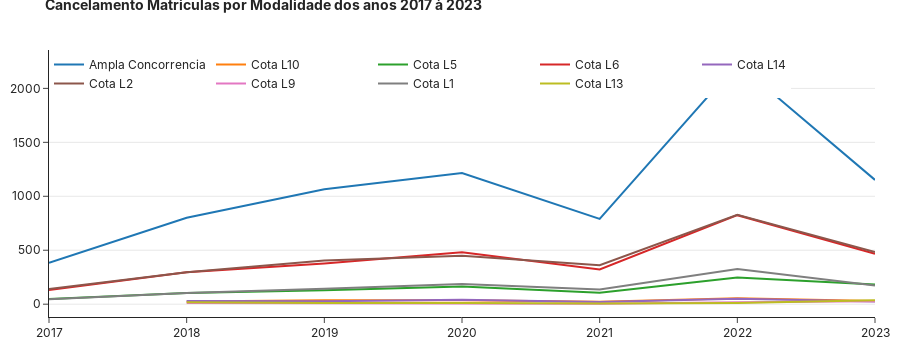

Notebook source saved alongside this figure:
### Code cell
CancelamentoMatricularPlot(data).show()

### Figure 1 — Plotly figure (JSON) as saved in the notebook; plotly's stock layout.template omitted (floating-point values rounded to 4 significant figures)
{"data": [{"hoverlabel": {"font": {"size": 16}}, "hovertemplate": "<b>%{meta[0]} (%{meta[1]})<b> - %{y}<extra></extra>", "meta": ["Ampla Concorrência", "Ampla Concorrencia"], "mode": "lines", "name": "Ampla Concorrencia", "type": "scatter", "x": [2017, 2018, 2019, 2020, 2021, 2022, 2023], "y": [383, 801, 1066, 1216, 790, 2232, 1152]}, {"hoverlabel": {"font": {"size": 16}}, "hovertemplate": "<b>%{meta[0]} (%{meta[1]})<b> - %{y}<extra></extra>", "meta": ["Deficiência + PPI + Escola Pública + Renda ≤ 1.5 SM", "Cota L10"], "mode": "lines", "name": "Cota L10", "type": "scatter", "x": [2018, 2019, 2020, 2021, 2022, 2023], "y": [26, 36, 36, 22, 56, 29]}, {"hoverlabel": {"font": {"size": 16}}, "hovertemplate": "<b>%{meta[0]} (%{meta[1]})<b> - %{y}<extra></extra>", "meta": ["Escola Pública (Sem critério de renda)", "Cota L5"], "mode": "lines", "name": "Cota L5", "type": "scatter", "x": [2017, 2018, 2019, 2020, 2021, 2022, 2023], "y": [47, 104, 129, 163, 107, 248, 183]}, {"hoverlabel": {"font": {"size": 16}}, "hovertemplate": "<b>%{meta[0]} (%{meta[1]})<b> - %{y}<extra></extra>", "meta": ["Escola Pública + PPI (Sem critério de renda)", "Cota L6"], "mode": "lines", "name": "Cota L6", "type": "scatter", "x": [2017, 2018, 2019, 2020, 2021, 2022, 2023], "y": [131, 295, 376, 482, 321, 825, 467]}, {"hoverlabel": {"font": {"size": 16}}, "hovertemplate": "<b>%{meta[0]} (%{meta[1]})<b> - %{y}<extra></extra>", "meta": ["Deficiência + PPI + Escola Pública (Sem critério de renda)", "Cota L14"], "mode": "lines", "name": "Cota L14", "type": "scatter", "x": [2018, 2019, 2020, 2021, 2022, 2023], "y": [29, 27, 42, 20, 50, 26]}, {"hoverlabel": {"font": {"size": 16}}, "hovertemplate": "<b>%{meta[0]} (%{meta[1]})<b> - %{y}<extra></extra>", "meta": ["Escola Pública + Renda ≤ 1.5 SM + PPI", "Cota L2"], "mode": "lines", "name": "Cota L2", "type": "scatter", "x": [2017, 2018, 2019, 2020, 2021, 2022, 2023], "y": [141, 297, 404, 450, 361, 829, 484]}, {"hoverlabel": {"font": {"size": 16}}, "hovertemplate": "<b>%{meta[0]} (%{meta[1]})<b> - %{y}<extra></extra>", "meta": ["Deficiência + Escola Pública + Renda ≤ 1.5 SM", "Cota L9"], "mode": "lines", "name": "Cota L9", "type": "scatter", "x": [2018, 2019, 2020, 2021, 2022, 2023], "y": [10, 9, 13, 5, 19, 28]}, {"hoverlabel": {"font": {"size": 16}}, "hovertemplate": "<b>%{meta[0]} (%{meta[1]})<b> - %{y}<extra></extra>", "meta": ["Escola Pública + Renda ≤ 1.5 SM", "Cota L1"], "mode": "lines", "name": "Cota L1", "type": "scatter", "x": [2017, 2018, 2019, 2020, 2021, 2022, 2023], "y": [46, 104, 144, 188, 137, 325, 172]}, {"hoverlabel": {"font": {"size": 16}}, "hovertemplate": "<b>%{meta[0]} (%{meta[1]})<b> - %{y}<extra></extra>", "meta": ["Deficiência + Escola Pública (Sem critério de renda)", "Cota L13"], "mode": "lines", "name": "Cota L13", "type": "scatter", "x": [2018, 2019, 2020, 2021, 2022, 2023], "y": [18, 10, 12, 7, 10, 37]}], "layout": {"font": {"family": "Inter, sans-serif"}, "height": 350, "hovermode": "x unified", "legend": {"borderwidth": 0, "font": {"size": 12}, "orientation": "h", "xanchor": "left", "y": 1, "yanchor": "top"}, "margin": {"b": 10, "l": 20, "r": 20, "t": 50}, "title": {"automargin": true, "font": {"family": "Inter, sans-serif", "size": 14, "weight": "bold"}, "text": "Cancelamento Matriculas por Modalidade dos anos 2017 à 2023"}, "yaxis": {"showgrid": true}}}
